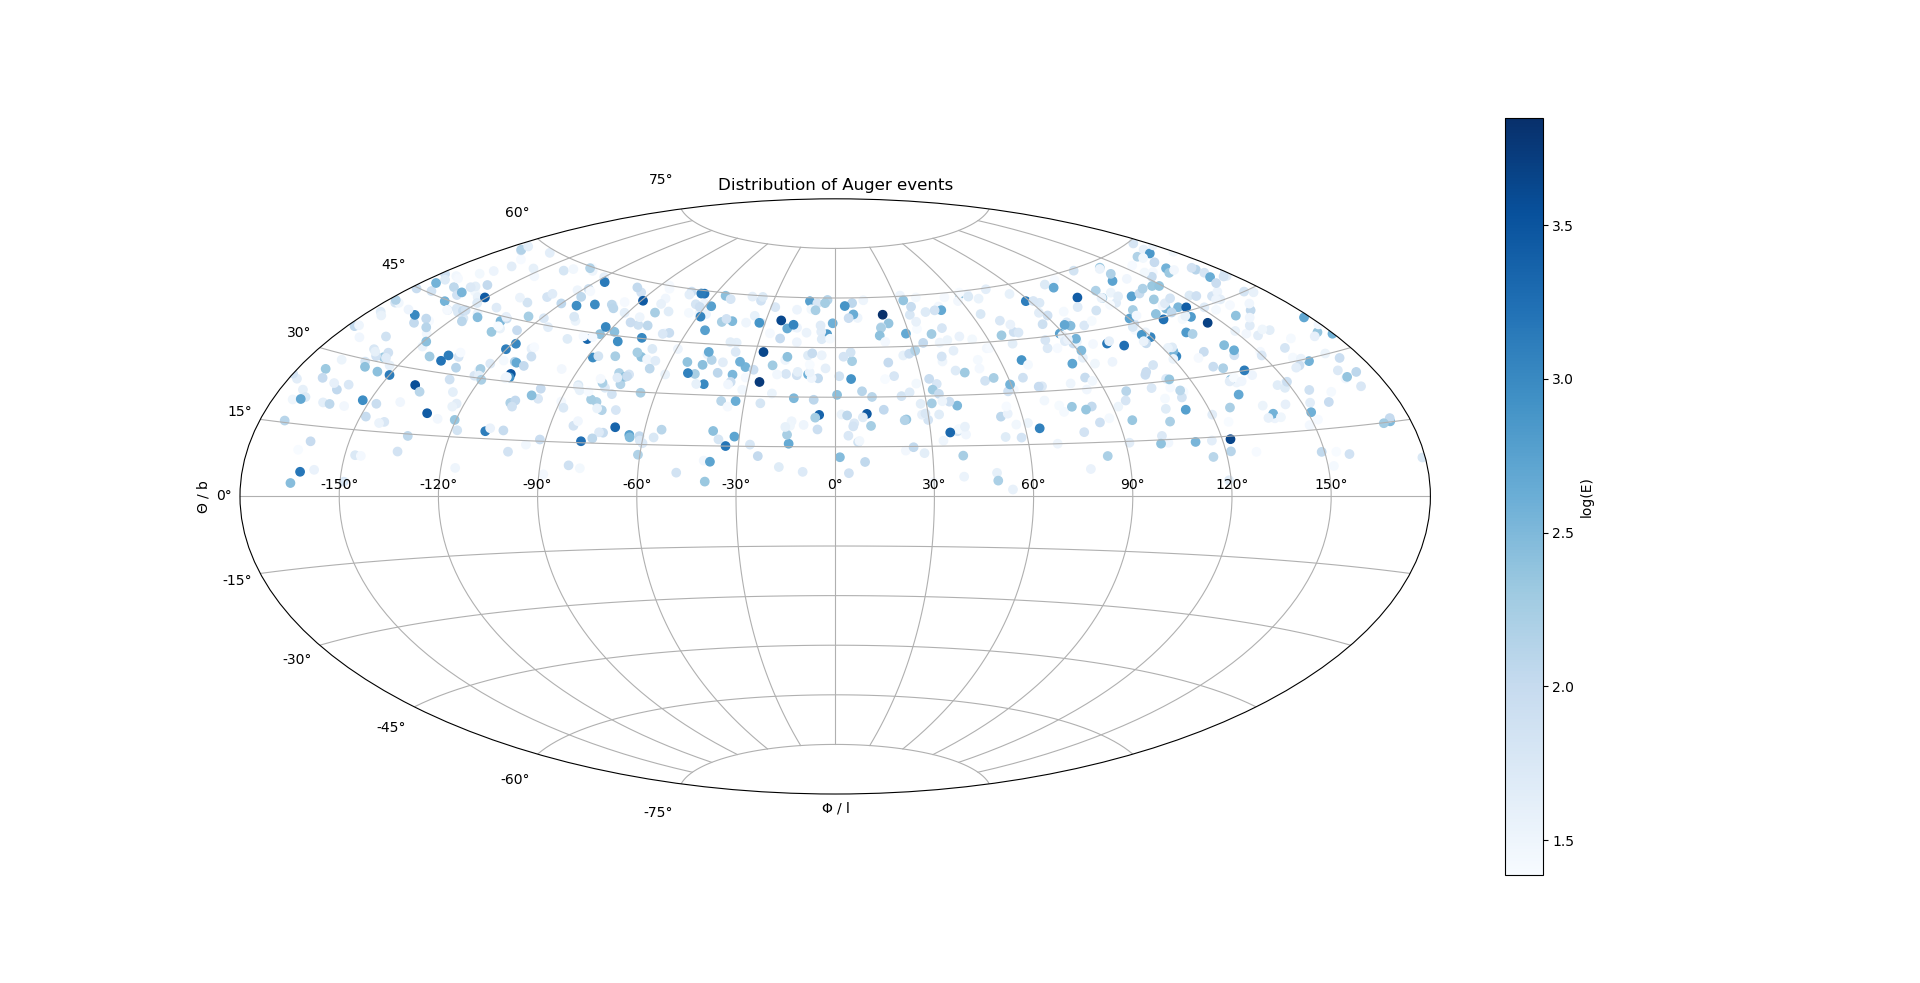

This chart was generated by the following Python code:
import matplotlib.pyplot as plt
import numpy as np

def deg_to_rad(degree):
    return 2*degree*np.pi/360

# loading data
data = np.loadtxt("auger_public_2019_11_03.txt", usecols=(2,3,4))

# throwing out events with E < 4 EeV
theta = [data[i][0] for i in range(len(data)) if data[i][2] > 4]
phi = [data[i][1] for i in range(len(data)) if data[i][2] > 4]
E = [data[i][2] for i in range(len(data)) if data[i][2] > 4]

# plotting everything
plt.figure()
plt.subplot(111, projection="aitoff")
plt.title("Distribution of Auger events")
plt.scatter(deg_to_rad(np.array(phi)),deg_to_rad(np.array(theta)), c=np.log(E), cmap="Blues")
plt.colorbar(label="log(E)")
plt.ylabel(r"$\Theta$ / b")
plt.xlabel(r"$\Phi$ / l")
plt.grid(True)
plt.savefig("auger-plot.png", dpi=400)
plt.show()
